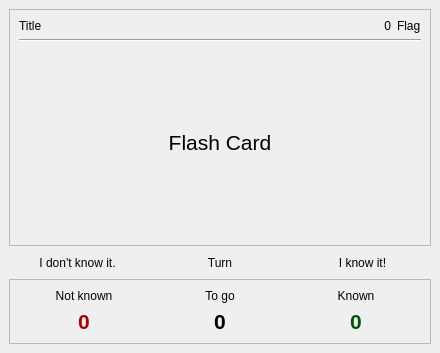
<ui version="4.0" >
 <class>FlashCardTrainer</class>
 <widget class="QWidget" name="FlashCardTrainer" >
  <property name="geometry" >
   <rect>
    <x>0</x>
    <y>0</y>
    <width>440</width>
    <height>353</height>
   </rect>
  </property>
  <property name="windowTitle" >
   <string>Form</string>
  </property>
  <layout class="QVBoxLayout" >
   <property name="margin" >
    <number>9</number>
   </property>
   <property name="spacing" >
    <number>6</number>
   </property>
   <item>
    <widget class="QFrame" name="frmFlashCard" >
     <property name="sizePolicy" >
      <sizepolicy>
       <hsizetype>5</hsizetype>
       <vsizetype>7</vsizetype>
       <horstretch>0</horstretch>
       <verstretch>0</verstretch>
      </sizepolicy>
     </property>
     <property name="frameShape" >
      <enum>QFrame::StyledPanel</enum>
     </property>
     <property name="frameShadow" >
      <enum>QFrame::Raised</enum>
     </property>
     <layout class="QVBoxLayout" >
      <property name="margin" >
       <number>9</number>
      </property>
      <property name="spacing" >
       <number>6</number>
      </property>
      <item>
       <layout class="QHBoxLayout" >
        <property name="margin" >
         <number>0</number>
        </property>
        <property name="spacing" >
         <number>6</number>
        </property>
        <item>
         <widget class="QLabel" name="lbLessonTitle" >
          <property name="sizePolicy" >
           <sizepolicy>
            <hsizetype>7</hsizetype>
            <vsizetype>5</vsizetype>
            <horstretch>0</horstretch>
            <verstretch>0</verstretch>
           </sizepolicy>
          </property>
          <property name="text" >
           <string comment="Do not translate" >Title</string>
          </property>
         </widget>
        </item>
        <item>
         <widget class="QLabel" name="lbCardNumber" >
          <property name="text" >
           <string>0</string>
          </property>
          <property name="alignment" >
           <set>Qt::AlignRight|Qt::AlignTrailing|Qt::AlignVCenter</set>
          </property>
         </widget>
        </item>
        <item>
         <widget class="QLabel" name="lbFlag" >
          <property name="text" >
           <string>Flag</string>
          </property>
         </widget>
        </item>
       </layout>
      </item>
      <item>
       <widget class="Line" name="line" >
        <property name="orientation" >
         <enum>Qt::Horizontal</enum>
        </property>
       </widget>
      </item>
      <item>
       <widget class="QLabel" name="lbFlashCard" >
        <property name="sizePolicy" >
         <sizepolicy>
          <hsizetype>5</hsizetype>
          <vsizetype>7</vsizetype>
          <horstretch>0</horstretch>
          <verstretch>0</verstretch>
         </sizepolicy>
        </property>
        <property name="font" >
         <font>
          <pointsize>16</pointsize>
         </font>
        </property>
        <property name="text" >
         <string comment="Do not translate" >Flash Card</string>
        </property>
        <property name="alignment" >
         <set>Qt::AlignCenter</set>
        </property>
       </widget>
      </item>
     </layout>
    </widget>
   </item>
   <item>
    <layout class="QHBoxLayout" >
     <property name="margin" >
      <number>0</number>
     </property>
     <property name="spacing" >
      <number>6</number>
     </property>
     <item>
      <widget class="QToolButton" name="tbNotKnown" >
       <property name="sizePolicy" >
        <sizepolicy>
         <hsizetype>7</hsizetype>
         <vsizetype>0</vsizetype>
         <horstretch>0</horstretch>
         <verstretch>0</verstretch>
        </sizepolicy>
       </property>
       <property name="text" >
        <string>I don't know it.</string>
       </property>
       <property name="icon" >
        <iconset resource="../res/dvt.qrc" >:/trainer/trainer/dontknow.png</iconset>
       </property>
       <property name="iconSize" >
        <size>
         <width>32</width>
         <height>32</height>
        </size>
       </property>
       <property name="toolButtonStyle" >
        <enum>Qt::ToolButtonTextUnderIcon</enum>
       </property>
       <property name="autoRaise" >
        <bool>true</bool>
       </property>
       <property name="arrowType" >
        <enum>Qt::NoArrow</enum>
       </property>
      </widget>
     </item>
     <item>
      <widget class="QToolButton" name="tbTurn" >
       <property name="sizePolicy" >
        <sizepolicy>
         <hsizetype>7</hsizetype>
         <vsizetype>0</vsizetype>
         <horstretch>0</horstretch>
         <verstretch>0</verstretch>
        </sizepolicy>
       </property>
       <property name="text" >
        <string>Turn</string>
       </property>
       <property name="icon" >
        <iconset resource="../res/dvt.qrc" >:/trainer/trainer/turn.png</iconset>
       </property>
       <property name="iconSize" >
        <size>
         <width>32</width>
         <height>32</height>
        </size>
       </property>
       <property name="toolButtonStyle" >
        <enum>Qt::ToolButtonTextUnderIcon</enum>
       </property>
       <property name="autoRaise" >
        <bool>true</bool>
       </property>
       <property name="arrowType" >
        <enum>Qt::NoArrow</enum>
       </property>
      </widget>
     </item>
     <item>
      <widget class="QToolButton" name="tbKnown" >
       <property name="sizePolicy" >
        <sizepolicy>
         <hsizetype>7</hsizetype>
         <vsizetype>0</vsizetype>
         <horstretch>0</horstretch>
         <verstretch>0</verstretch>
        </sizepolicy>
       </property>
       <property name="text" >
        <string>I know it!</string>
       </property>
       <property name="icon" >
        <iconset resource="../res/dvt.qrc" >:/trainer/trainer/know.png</iconset>
       </property>
       <property name="iconSize" >
        <size>
         <width>32</width>
         <height>32</height>
        </size>
       </property>
       <property name="toolButtonStyle" >
        <enum>Qt::ToolButtonTextUnderIcon</enum>
       </property>
       <property name="autoRaise" >
        <bool>true</bool>
       </property>
       <property name="arrowType" >
        <enum>Qt::NoArrow</enum>
       </property>
      </widget>
     </item>
    </layout>
   </item>
   <item>
    <widget class="QFrame" name="frame_2" >
     <property name="frameShape" >
      <enum>QFrame::StyledPanel</enum>
     </property>
     <property name="frameShadow" >
      <enum>QFrame::Raised</enum>
     </property>
     <layout class="QGridLayout" >
      <property name="margin" >
       <number>9</number>
      </property>
      <property name="spacing" >
       <number>6</number>
      </property>
      <item row="1" column="1" >
       <widget class="QLabel" name="lbToGo" >
        <property name="font" >
         <font>
          <pointsize>16</pointsize>
          <weight>75</weight>
          <bold>true</bold>
         </font>
        </property>
        <property name="text" >
         <string>0</string>
        </property>
        <property name="alignment" >
         <set>Qt::AlignCenter</set>
        </property>
       </widget>
      </item>
      <item row="1" column="2" >
       <widget class="QLabel" name="lbKnown" >
        <property name="palette" >
         <palette>
          <active>
           <colorrole role="WindowText" >
            <brush brushstyle="SolidPattern" >
             <color alpha="255" >
              <red>0</red>
              <green>85</green>
              <blue>0</blue>
             </color>
            </brush>
           </colorrole>
          </active>
          <inactive>
           <colorrole role="WindowText" >
            <brush brushstyle="SolidPattern" >
             <color alpha="255" >
              <red>0</red>
              <green>85</green>
              <blue>0</blue>
             </color>
            </brush>
           </colorrole>
          </inactive>
          <disabled>
           <colorrole role="WindowText" >
            <brush brushstyle="SolidPattern" >
             <color alpha="255" >
              <red>128</red>
              <green>128</green>
              <blue>128</blue>
             </color>
            </brush>
           </colorrole>
          </disabled>
         </palette>
        </property>
        <property name="font" >
         <font>
          <pointsize>16</pointsize>
          <weight>75</weight>
          <bold>true</bold>
         </font>
        </property>
        <property name="text" >
         <string>0</string>
        </property>
        <property name="alignment" >
         <set>Qt::AlignCenter</set>
        </property>
       </widget>
      </item>
      <item row="0" column="1" >
       <widget class="QLabel" name="label_5" >
        <property name="text" >
         <string>To go</string>
        </property>
        <property name="alignment" >
         <set>Qt::AlignCenter</set>
        </property>
       </widget>
      </item>
      <item row="1" column="0" >
       <widget class="QLabel" name="lbNotKnown" >
        <property name="palette" >
         <palette>
          <active>
           <colorrole role="WindowText" >
            <brush brushstyle="SolidPattern" >
             <color alpha="255" >
              <red>170</red>
              <green>0</green>
              <blue>0</blue>
             </color>
            </brush>
           </colorrole>
          </active>
          <inactive>
           <colorrole role="WindowText" >
            <brush brushstyle="SolidPattern" >
             <color alpha="255" >
              <red>170</red>
              <green>0</green>
              <blue>0</blue>
             </color>
            </brush>
           </colorrole>
          </inactive>
          <disabled>
           <colorrole role="WindowText" >
            <brush brushstyle="SolidPattern" >
             <color alpha="255" >
              <red>128</red>
              <green>128</green>
              <blue>128</blue>
             </color>
            </brush>
           </colorrole>
          </disabled>
         </palette>
        </property>
        <property name="font" >
         <font>
          <pointsize>16</pointsize>
          <weight>75</weight>
          <bold>true</bold>
         </font>
        </property>
        <property name="text" >
         <string>0</string>
        </property>
        <property name="alignment" >
         <set>Qt::AlignCenter</set>
        </property>
       </widget>
      </item>
      <item row="0" column="0" >
       <widget class="QLabel" name="label_2" >
        <property name="text" >
         <string>Not known</string>
        </property>
        <property name="alignment" >
         <set>Qt::AlignCenter</set>
        </property>
       </widget>
      </item>
      <item row="0" column="2" >
       <widget class="QLabel" name="label" >
        <property name="text" >
         <string>Known</string>
        </property>
        <property name="alignment" >
         <set>Qt::AlignCenter</set>
        </property>
       </widget>
      </item>
     </layout>
    </widget>
   </item>
  </layout>
  <action name="actionTurn" >
   <property name="checkable" >
    <bool>true</bool>
   </property>
   <property name="icon" >
    <iconset resource="../res/dvt.qrc" >:/trainer/trainer/turn.png</iconset>
   </property>
   <property name="text" >
    <string>Turn</string>
   </property>
   <property name="toolTip" >
    <string>Show the other side of the flash card (you may also press the SPACE bar on your keyboard).</string>
   </property>
  </action>
  <action name="actionKnown" >
   <property name="icon" >
    <iconset resource="../res/dvt.qrc" >:/trainer/trainer/know.png</iconset>
   </property>
   <property name="text" >
    <string>I know it!</string>
   </property>
   <property name="toolTip" >
    <string>You know the answer (you may also press ENTER on your keyboard).</string>
   </property>
  </action>
  <action name="actionNotKnown" >
   <property name="icon" >
    <iconset resource="../res/dvt.qrc" >:/trainer/trainer/dontknow.png</iconset>
   </property>
   <property name="text" >
    <string>I don't know it.</string>
   </property>
   <property name="toolTip" >
    <string>You don't know the answer (you may also press BACKSPACE on your keyboard).</string>
   </property>
  </action>
 </widget>
 <resources>
  <include location="../res/dvt.qrc" />
 </resources>
 <connections/>
</ui>
